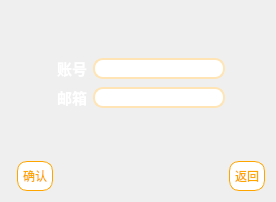
     <widget class="QWidget" name="EmailPage">
      <layout class="QFormLayout" name="formLayout">
       <item row="13" column="1">
        <layout class="QHBoxLayout" name="ButtonsBox_4">
         <item>
          <widget class="QPushButton" name="Y_2">
           <property name="styleSheet">
            <string notr="true">QPushButton{
	font: 12pt &quot;幼圆&quot;;
    color: 	#FFA500;
    background-color: #FFFFFF;
    border-color: 	#FFA500;
    border-radius: 10px;
    border-style: solid;
    border-width: 1px;
    padding: 5px;
}

/**鼠标停留在按钮上的样式**/
QPushButton::hover{	
    color: #FFFFFF;
    background-color: #FFA500;
    border-color: #FFA500;
}

/**鼠标按压下去的样式**/
QPushButton::pressed,QPushButton::checked{
    color: #FFFFFF;
    background-color: #FF8C00;
	border-color: #FF8C00;
}</string>
           </property>
           <property name="text">
            <string>确认</string>
           </property>
          </widget>
         </item>
         <item>
          <spacer name="horizontalSpacer_26">
           <property name="orientation">
            <enum>Qt::Horizontal</enum>
           </property>
           <property name="sizeHint" stdset="0">
            <size>
             <width>40</width>
             <height>20</height>
            </size>
           </property>
          </spacer>
         </item>
         <item>
          <widget class="QPushButton" name="N_2">
           <property name="styleSheet">
            <string notr="true">QPushButton{
	font: 12pt &quot;幼圆&quot;;
    color: 	#FFA500;
    background-color: #FFFFFF;
    border-color: 	#FFA500;
    border-radius: 10px;
    border-style: solid;
    border-width: 1px;
    padding: 5px;
}

/**鼠标停留在按钮上的样式**/
QPushButton::hover{	
    color: #FFFFFF;
    background-color: #FFA500;
    border-color: #FFA500;
}

/**鼠标按压下去的样式**/
QPushButton::pressed,QPushButton::checked{
    color: #FFFFFF;
    background-color: #FF8C00;
	border-color: #FF8C00;
}</string>
           </property>
           <property name="text">
            <string>返回</string>
           </property>
          </widget>
         </item>
        </layout>
       </item>
       <item row="7" column="1">
        <layout class="QHBoxLayout" name="horizontalLayout_8">
         <item>
          <spacer name="horizontalSpacer_28">
           <property name="orientation">
            <enum>Qt::Horizontal</enum>
           </property>
           <property name="sizeHint" stdset="0">
            <size>
             <width>40</width>
             <height>20</height>
            </size>
           </property>
          </spacer>
         </item>
         <item>
          <widget class="QLabel" name="EmailLabel">
           <property name="font">
            <font>
             <pointsize>11</pointsize>
             <bold>true</bold>
            </font>
           </property>
           <property name="styleSheet">
            <string notr="true">color:rgb(255, 255, 255)</string>
           </property>
           <property name="text">
            <string>邮箱</string>
           </property>
           <property name="alignment">
            <set>Qt::AlignCenter</set>
           </property>
          </widget>
         </item>
         <item>
          <widget class="QLineEdit" name="EmailEdit">
           <property name="styleSheet">
            <string notr="true">
QLineEdit {
	border: 2px solid #FFE4B5; /* 边框宽度为1px，颜色为#A0A0A0 */
	border-radius: 10px; /* 边框圆角 */
	padding-left: 5px; /* 文本距离左边界有5px */
	background-color: 	#FFFFFF	; /* 背景颜色 */
	color: 	#000000; /* 文本颜色 */
	selection-background-color: #000000; /* 选中文本的背景颜色 */
	selection-color: #FFFFFF; /* 选中文本的颜色 */
	font-family: &quot;Microsoft YaHei&quot;; /* 文本字体族 */
	font-size: 10pt; /* 文本字体大小 */
}

QLineEdit:hover { /* 鼠标悬浮在QLineEdit时的状态 */
	border: 2px solid #FFA500;
	border-radius: 10px;
	background-color: #FFFFFF;
	color: 	#000000;
	selection-background-color: #000000;
	selection-color: #FFFFFF;
}


QLineEdit:disabled { /* QLineEdit在禁用时的状态 */
	border: 2px solid 	#C0C0C0;
	background-color: 	#C0C0C0;
	color: 	#000000;
}

QLineEdit:read-only { /* QLineEdit在只读时的状态 */
	border: 2px solid 	#C0C0C0;
	background-color: 	#C0C0C0;
	color: 	#000000;
}</string>
           </property>
          </widget>
         </item>
         <item>
          <spacer name="horizontalSpacer_29">
           <property name="orientation">
            <enum>Qt::Horizontal</enum>
           </property>
           <property name="sizeHint" stdset="0">
            <size>
             <width>40</width>
             <height>20</height>
            </size>
           </property>
          </spacer>
         </item>
        </layout>
       </item>
       <item row="3" column="1">
        <spacer name="verticalSpacer_16">
         <property name="orientation">
          <enum>Qt::Vertical</enum>
         </property>
         <property name="sizeHint" stdset="0">
          <size>
           <width>20</width>
           <height>40</height>
          </size>
         </property>
        </spacer>
       </item>
       <item row="5" column="1">
        <layout class="QHBoxLayout" name="horizontalLayout_7">
         <item>
          <spacer name="horizontalSpacer_17">
           <property name="orientation">
            <enum>Qt::Horizontal</enum>
           </property>
           <property name="sizeHint" stdset="0">
            <size>
             <width>40</width>
             <height>20</height>
            </size>
           </property>
          </spacer>
         </item>
         <item>
          <widget class="QLabel" name="AccountLabel_2">
           <property name="font">
            <font>
             <pointsize>11</pointsize>
             <bold>true</bold>
            </font>
           </property>
           <property name="styleSheet">
            <string notr="true">color:rgb(255, 255, 255)</string>
           </property>
           <property name="text">
            <string>账号</string>
           </property>
           <property name="alignment">
            <set>Qt::AlignCenter</set>
           </property>
          </widget>
         </item>
         <item>
          <widget class="QLineEdit" name="AccountEdit">
           <property name="styleSheet">
            <string notr="true">
QLineEdit {
	border: 2px solid #FFE4B5; /* 边框宽度为1px，颜色为#A0A0A0 */
	border-radius: 10px; /* 边框圆角 */
	padding-left: 5px; /* 文本距离左边界有5px */
	background-color: 	#FFFFFF	; /* 背景颜色 */
	color: 	#000000; /* 文本颜色 */
	selection-background-color: #000000; /* 选中文本的背景颜色 */
	selection-color: #FFFFFF; /* 选中文本的颜色 */
	font-family: &quot;Microsoft YaHei&quot;; /* 文本字体族 */
	font-size: 10pt; /* 文本字体大小 */
}

QLineEdit:hover { /* 鼠标悬浮在QLineEdit时的状态 */
	border: 2px solid #FFA500;
	border-radius: 10px;
	background-color: #FFFFFF;
	color: 	#000000;
	selection-background-color: #000000;
	selection-color: #FFFFFF;
}


QLineEdit:disabled { /* QLineEdit在禁用时的状态 */
	border: 2px solid 	#C0C0C0;
	background-color: 	#C0C0C0;
	color: 	#000000;
}

QLineEdit:read-only { /* QLineEdit在只读时的状态 */
	border: 2px solid 	#C0C0C0;
	background-color: 	#C0C0C0;
	color: 	#000000;
}</string>
           </property>
          </widget>
         </item>
         <item>
          <spacer name="horizontalSpacer_27">
           <property name="orientation">
            <enum>Qt::Horizontal</enum>
           </property>
           <property name="sizeHint" stdset="0">
            <size>
             <width>40</width>
             <height>20</height>
            </size>
           </property>
          </spacer>
         </item>
        </layout>
       </item>
       <item row="9" column="1">
        <spacer name="verticalSpacer_15">
         <property name="orientation">
          <enum>Qt::Vertical</enum>
         </property>
         <property name="sizeHint" stdset="0">
          <size>
           <width>20</width>
           <height>40</height>
          </size>
         </property>
        </spacer>
       </item>
      </layout>
     </widget>
